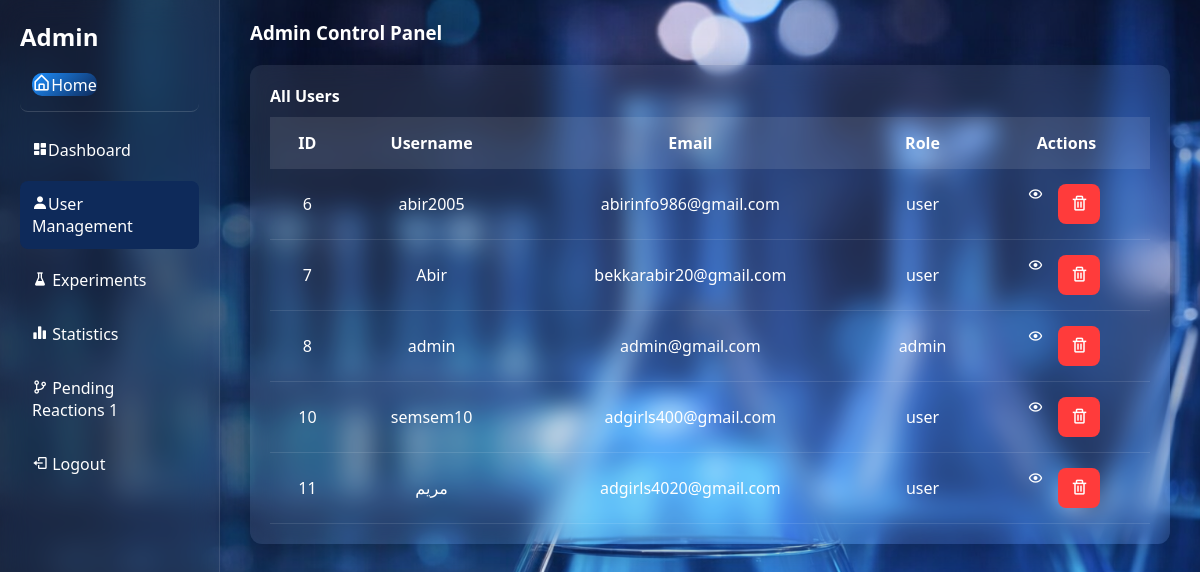
The app's page /admin/users (signed in) with its own data.
### tables this page shows
CREATE TABLE user (
        id INTEGER PRIMARY KEY AUTOINCREMENT,
        username TEXT NOT NULL,
        email TEXT UNIQUE NOT NULL,
        password TEXT NOT NULL,
        role TEXT CHECK(role IN ('admin', 'user')) NOT NULL
    , avatar TEXT DEFAULT 'default.png');

### routes/admin.py (the view)
@admin_bp.route("/users")
def users():
    if session.get("role") != "admin":
        return redirect(url_for("login.login"))
    db = get_db()
    user_id = session.get("user_id")
    user = db.execute("SELECT username, avatar FROM user WHERE id=?", (user_id,)).fetchone()
    user = dict(user) if user else {"username": "Admin", "avatar": "default.png"}
    users = db.execute("SELECT id, username, email, role FROM user").fetchall()
    db.close()
    return render_template("admin/admin_user.html", users=users, user=user)

### app.py (called while the page is built)
def get_locale():
    return session.get('lang', 'en')

@app.before_request
def set_language():
    lang = request.args.get('lang')
    if lang:
        session['lang'] = lang

@app.context_processor
def inject_globals():
    return dict(get_locale=get_locale)

@app.context_processor
def inject_notifications():
    conn = sqlite3.connect('database/chemical.db')
    c = conn.cursor()
    c.execute("SELECT COUNT(*) FROM pending_reactions WHERE status='pending'")
    count = c.fetchone()[0]
    conn.close()
    return dict(pending_count=count)

### database/db.py (called while the page is built)
def get_db():
    if "db" not in g:
        g.db = sqlite3.connect(DB_PATH)
        g.db.row_factory = sqlite3.Row  # مهم جدًا ليعمل user["password"]
    return g.db

### templates/admin/admin_user.html (shortened to what this page needs)
<!doctype html>
<html lang="en">
<head>
    <link rel="stylesheet" href="/static/css/admin.css" />
    <link href="https://unpkg.com/boxicons@2.1.4/css/boxicons.min.css" rel="stylesheet"/>
</head>
<body>
    <div class="container">
        {% include 'admin/sidebar.html' %}
        <main class="main">
            <div class="topbar">
                  <h3>{{ _('Admin Control Panel') }}</h3>
            </div>
            <div class="table-box glass-table">
                <h4>{{ _('All Users') }}</h4>
                <table>
                    <thead>
                        <tr>
                            <th>{{ _('ID') }}</th>
                            <th>{{ _('Username') }}</th>
                            <th>{{ _('Email') }}</th>
                            <th>{{ _('Role') }}</th>
                            <th>{{ _('Actions') }}</th>
                        </tr>
                    </thead>
                    <tbody>
                        {% for user_item in users %}
                        <tr>
                            <td>{{ user_item[0] }}</td>
                            <td>{{ user_item[1] }}</td>
                            <td>{{ user_item[2] }}</td>
                            <td>{{ user_item[3] }}</td>
                            <td class="actions">
                                <a href="/admin/user/{{ user_item[0] }}" class="view-btn">
                                    <i class="bx bx-show"></i>
                                </a>
                                <form
                                    method="POST"
                                    action="/admin/user/{{ user_item[0] }}/delete"
                                    style="display:inline;"
                                    onsubmit="return confirm(`{{ _('Are you sure you want to delete this user? This cannot be undone.') }}`);">
                                    <button type="submit" class="delete-btn">
                                        <i class="bx bx-trash"></i>
                                    </button>
                                </form>
                            </td>
                        </tr>
                        {% endfor %}
                    </tbody>
                </table>
            </div>
        </main>
    </div>
</body>
</html>

### static/css/admin.css (style rules this page uses)
:root { --primary-color: #1e90ff; --secondary-color: #0e2a5a; --success-color: #00ff99; --danger-color: #ff3b3b; --sidebar-bg: rgba(255,255,255,0.05); --main-bg: rgba(255,255,255,0.06); --right-bg: rgba(255,255,255,0.04); --table-bg: rgba(255,255,255,0.08); --table-header-bg: rgba(255,255,255,0.1); --font-color: white; --card-radius: 12px; --blur-effect: 15px; --logo-width: 120px; }
* { margin: 0; padding: 0; box-sizing: border-box; font-family: 'Segoe UI', sans-serif; color: var(--font-color); }
body { height: 100vh; background: url("../img/img1.png") no-repeat center center; background-size: cover; background-attachment: fixed; }
.container { display: grid; grid-template-columns: 220px 1fr; height: 100vh; }
.main { flex: 1; padding: 20px 30px; }
.topbar { display: flex; justify-content: space-between; align-items: center; margin-bottom: 20px; }
.table-box, .glass-table { padding: 20px; background: var(--table-bg); border-radius: var(--card-radius); margin-top: 20px; backdrop-filter: blur(12px); box-shadow: 0 8px 32px rgba(0,0,0,0.3); }
table { width: 100%; border-collapse: collapse; color: var(--font-color); margin-top: 10px; }
thead { background: var(--table-header-bg); }
th, td { padding: 15px; text-align: center; }
tbody tr { border-bottom: 1px solid rgba(255,255,255,0.1); transition: 0.3s; }
.buttons, .actions { display: flex; gap: 10px; }
.actions { justify-content: center; }
.delete-btn { background: var(--danger-color); border: none; padding: 6px 10px; border-radius: 6px; color: white; cursor: pointer; }
.actions button { border: none; padding: 8px 12px; margin: 0 5px; border-radius: 8px; cursor: pointer; font-size: 18px; }

### records on screen
user: id "6", username "abir2005", email "abirinfo986@gmail.com", role "user"
user: id "7", username "Abir", email "bekkarabir20@gmail.com", role "user"
user: id "8", username "admin", email "admin@gmail.com", role "admin"
user: id "10", username "semsem10", email "adgirls400@gmail.com", role "user"
user: id "11", username "مريم", email "adgirls4020@gmail.com", role "user"

### other values on screen
{{ pending_count }} "1"
